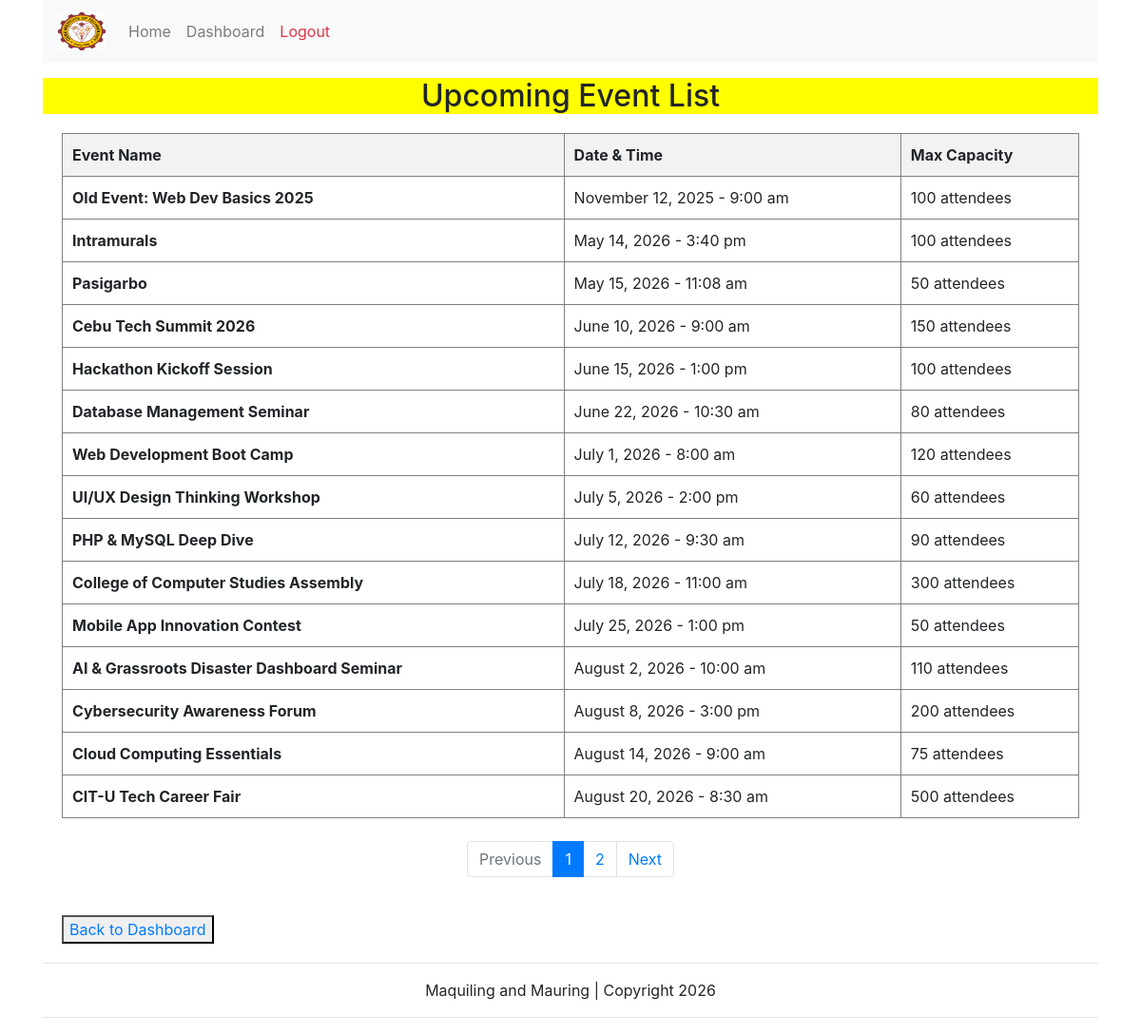
/book_event.php (signed in), run on the app's committed database.
### tables this page shows
CREATE TABLE `Events` (
  `eventID` int(11) NOT NULL,
  `adminID` int(11) NOT NULL,
  `name` varchar(255) NOT NULL,
  `eventDate` datetime DEFAULT NULL,
  `maxCapacity` int(11) DEFAULT NULL,
  `status` varchar(20) NOT NULL DEFAULT 'active'
);

### public/book_event.php (the view, shortened to what this page needs)
<?php
include '../config/connect.php';
require_once '../includes/header.php';
$perPage = 15;
$currentPage = isset($_GET['page']) ? (int)$_GET['page'] : 1;
$offset = ($currentPage - 1) * $perPage;
try {
    $countQuery = "SELECT COUNT(*) as total FROM Events WHERE status = 'active'";
    $countStmt = $db->query($countQuery);
    $totalRecords = $countStmt->fetch(PDO::FETCH_ASSOC)['total'];
    $totalPages = ceil($totalRecords / $perPage);
    $query = "SELECT * FROM Events
              WHERE status = 'active'
              ORDER BY eventDate ASC
              LIMIT :limit OFFSET :offset";
    $stmt = $db->prepare($query);
    $stmt->bindValue(':limit', (int)$perPage, PDO::PARAM_INT);
    $stmt->bindValue(':offset', (int)$offset, PDO::PARAM_INT);
    $stmt->execute();
    $events = $stmt->fetchAll(PDO::FETCH_ASSOC);
} catch (Exception $e) {
    die("Database Error: " . $e->getMessage());
}
?>
<div style='background-color:#ffff00'>
    <center>
        <p style="color:white"><h2>Upcoming Event List</h2></p>
    </center>
</div>
<div style="margin: 20px;">
    <?php if (count($events) > 0): ?>
        <table border="1" cellpadding="10" style="margin-top: 20px; width: 100%; border-collapse: collapse;">
            <tr style="background-color: #f2f2f2;">
                <th>Event Name</th>
                <th>Date & Time</th>
                <th>Max Capacity</th>
            </tr>
            <?php foreach ($events as $event): ?>
                <tr>
                    <td><strong><?= htmlspecialchars($event['name']) ?></strong></td>
                    <td><?= date('F j, Y - g:i a', strtotime($event['eventDate'])) ?></td>
                    <td><?= htmlspecialchars($event['maxCapacity']) ?> attendees</td>
                </tr>
            <?php endforeach; ?>
        </table>
        <?php if ($totalPages > 1): ?>
            <nav aria-label="Student catalog page navigation" class="mt-4">
                <ul class="pagination justify-content-center">
                    <li class="page-item <?= $currentPage <= 1 ? 'disabled' : '' ?>">
                        <a class="page-link" href="book_event.php?page=<?= $currentPage - 1 ?>">Previous</a>
                    </li>
                    <?php for($i = 1; $i <= $totalPages; $i++): ?>
                        <li class="page-item <?= $currentPage === $i ? 'active' : '' ?>">
                            <a class="page-link" href="book_event.php?page=<?= $i ?>"><?= $i ?></a>
                        </li>
                    <?php endfor; ?>
                    <li class="page-item <?= $currentPage >= $totalPages ? 'disabled' : '' ?>">
                        <a class="page-link" href="book_event.php?page=<?= $currentPage + 1 ?>">Next</a>
                    </li>
                </ul>
            </nav>
        <?php endif; ?>
    <?php else: ?>
        <p style="margin-top: 20px; color: #666;">No active events are currently scheduled on this page index. Please check back later!</p>
    <?php endif; ?>
    <br>
    <button><a href="dashboard.php" style="text-decoration:none;">Back to Dashboard</a></button>
</div>
<?php require_once '../includes/footer.php'; ?>

### data on the page
events: name "Old Event: Web Dev Basics 2025", eventDate "November 12, 2025 - 9:00 am", maxCapacity "100"
events: name "Intramurals", eventDate "May 14, 2026 - 3:40 pm", maxCapacity "100"
events: name "Pasigarbo", eventDate "May 15, 2026 - 11:08 am", maxCapacity "50"
events: name "Cebu Tech Summit 2026", eventDate "June 10, 2026 - 9:00 am", maxCapacity "150"
events: name "Hackathon Kickoff Session", eventDate "June 15, 2026 - 1:00 pm", maxCapacity "100"
events: name "Database Management Seminar", eventDate "June 22, 2026 - 10:30 am", maxCapacity "80"
events: name "Web Development Boot Camp", eventDate "July 1, 2026 - 8:00 am", maxCapacity "120"
events: name "UI/UX Design Thinking Workshop", eventDate "July 5, 2026 - 2:00 pm", maxCapacity "60"
events: name "PHP & MySQL Deep Dive", eventDate "July 12, 2026 - 9:30 am", maxCapacity "90"
events: name "College of Computer Studies Assembly", eventDate "July 18, 2026 - 11:00 am", maxCapacity "300"
events: name "Mobile App Innovation Contest", eventDate "July 25, 2026 - 1:00 pm", maxCapacity "50"
events: name "AI & Grassroots Disaster Dashboard Seminar", eventDate "August 2, 2026 - 10:00 am", maxCapacity "110"
events: name "Cybersecurity Awareness Forum", eventDate "August 8, 2026 - 3:00 pm", maxCapacity "200"
events: name "Cloud Computing Essentials", eventDate "August 14, 2026 - 9:00 am", maxCapacity "75"
events: name "CIT-U Tech Career Fair", eventDate "August 20, 2026 - 8:30 am", maxCapacity "500"
